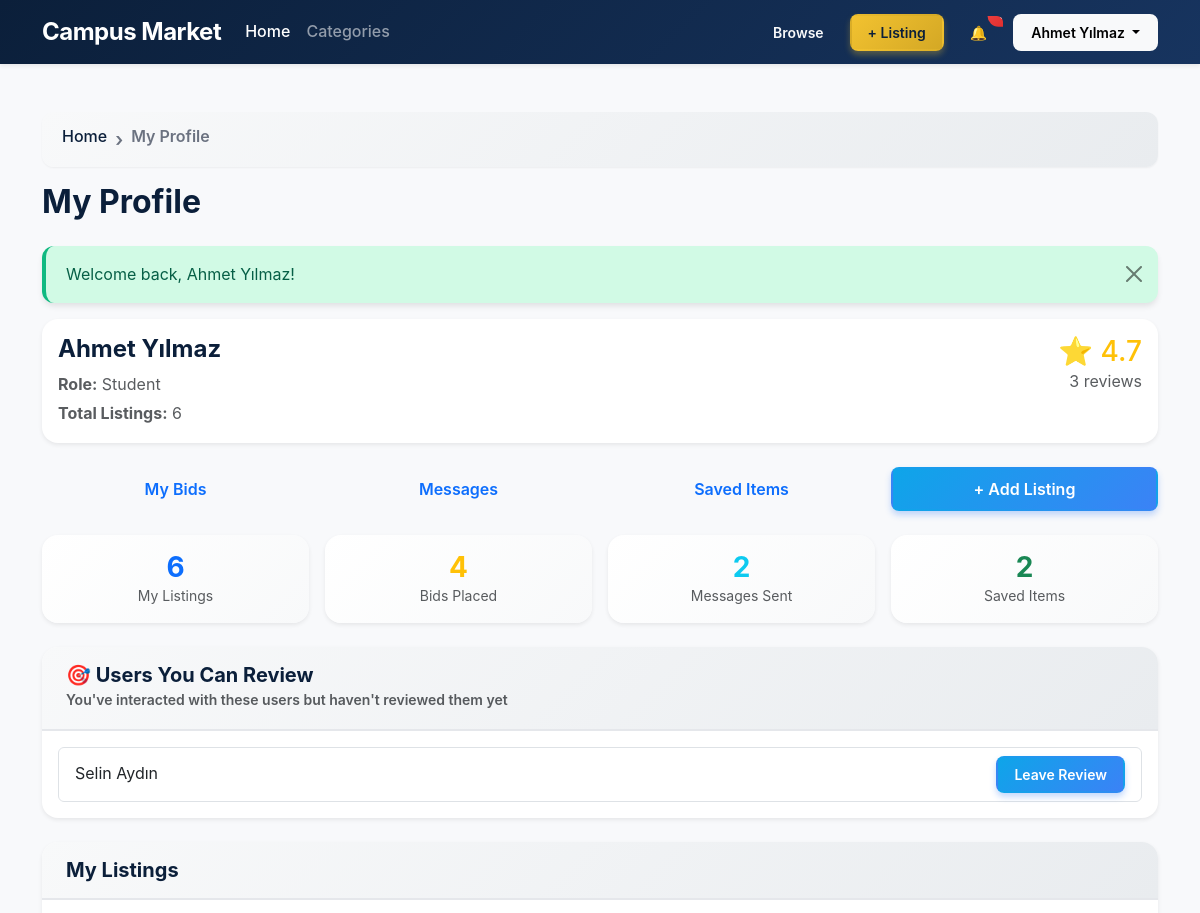
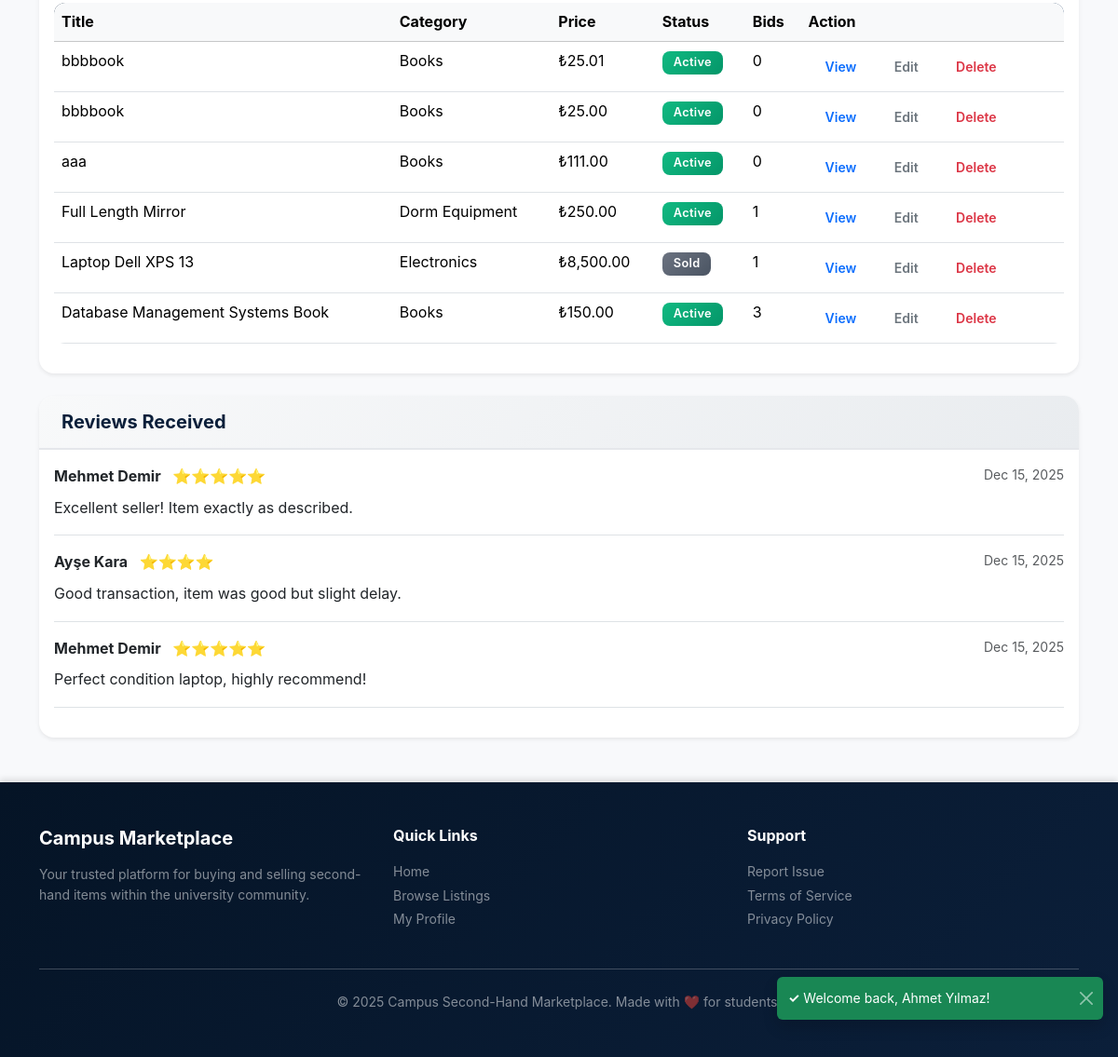
Page /pages/profile.php (signed in) on the committed database (2 pictures, top to bottom).
### tables this page shows
CREATE TABLE `User` (
  `UserID` int NOT NULL AUTO_INCREMENT,
  `Name` varchar(100) NOT NULL,
  `Email` varchar(100) NOT NULL,
  `Password` varchar(255) NOT NULL,
  `Phone` varchar(20) DEFAULT NULL,
  `RoleID` int NOT NULL,
  PRIMARY KEY (`UserID`),
  UNIQUE KEY `Email` (`Email`),
  KEY `fk_user_role` (`RoleID`),
  CONSTRAINT `fk_user_role` FOREIGN KEY (`RoleID`) REFERENCES `Role` (`RoleID`) ON DELETE RESTRICT ON UPDATE CASCADE
);

CREATE TABLE `Product_Listing` (
  `ListingID` int NOT NULL AUTO_INCREMENT,
  `Title` varchar(200) NOT NULL,
  `Description` text,
  `Price` decimal(10,2) NOT NULL,
  `Status` varchar(20) NOT NULL DEFAULT 'Active',
  `SellerID` int NOT NULL,
  `CategoryID` int NOT NULL,
  PRIMARY KEY (`ListingID`),
  KEY `fk_listing_seller` (`SellerID`),
  KEY `fk_listing_category` (`CategoryID`),
  CONSTRAINT `fk_listing_category` FOREIGN KEY (`CategoryID`) REFERENCES `Category` (`CategoryID`) ON DELETE RESTRICT ON UPDATE CASCADE,
  CONSTRAINT `fk_listing_seller` FOREIGN KEY (`SellerID`) REFERENCES `User` (`UserID`) ON DELETE RESTRICT ON UPDATE CASCADE,
  CONSTRAINT `chk_listing_status` CHECK ((`Status` in (_utf8mb4'Active',_utf8mb4'Sold',_utf8mb4'Pending',_utf8mb4'Removed')))
);

CREATE TABLE `Category` (
  `CategoryID` int NOT NULL AUTO_INCREMENT,
  `CategoryName` varchar(50) NOT NULL UNIQUE,
  PRIMARY KEY (`CategoryID`)
);

CREATE TABLE `Review` (
  `ReviewID` int NOT NULL AUTO_INCREMENT,
  `Rating` int NOT NULL,
  `Comment` text,
  `ReviewDate` datetime NOT NULL DEFAULT CURRENT_TIMESTAMP,
  `ReviewerID` int NOT NULL,
  `RevieweeID` int NOT NULL,
  PRIMARY KEY (`ReviewID`),
  KEY `fk_review_reviewer` (`ReviewerID`),
  KEY `fk_review_reviewee` (`RevieweeID`),
  CONSTRAINT `fk_review_reviewee` FOREIGN KEY (`RevieweeID`) REFERENCES `User` (`UserID`) ON DELETE CASCADE ON UPDATE CASCADE,
  CONSTRAINT `fk_review_reviewer` FOREIGN KEY (`ReviewerID`) REFERENCES `User` (`UserID`) ON DELETE CASCADE ON UPDATE CASCADE,
  CONSTRAINT `chk_review_rating` CHECK ((`Rating` between 1 and 5))
);

### includes/functions.php (called while the page is built, shortened)
<?php
function hasRole(string $roleName): bool
{
    $storedRole = $_SESSION['user_role_name'] ?? null;
    return $storedRole !== null && strcasecmp($storedRole, $roleName) === 0;
}

### config/config.php (called while the page is built, shortened)
<?php
function base_url(string $path = ''): string {
    return BASE_URL . $path;
}

### pages/profile.php (the view, shortened to what this page needs)
<?php
require_once __DIR__ . '/../config/db.php';
require_once __DIR__ . '/../includes/functions.php';
$userListings = [];
$userReviews = [];
$averageRating = 0;
$userStats = [];
$usersCanReview = [];
$successMessage = '';
if (isset($_SESSION['success_message'])) {
    $successMessage = $_SESSION['success_message'];
}
try {
    $listingsSql = <<<SQL
    SELECT
        PL.ListingID,
        PL.Title,
        PL.Price,
        PL.Status,
        C.CategoryName,
        COUNT(B.BidID) AS BidCount
    FROM Product_Listing PL
    INNER JOIN Category C ON C.CategoryID = PL.CategoryID
    LEFT JOIN Bid B ON B.ListingID = PL.ListingID
    WHERE PL.SellerID = :user_id AND PL.Status != 'Removed'
    GROUP BY PL.ListingID
    ORDER BY PL.ListingID DESC;
    SQL;
    $listingsStmt = $pdo->prepare($listingsSql);
    $listingsStmt->bindValue(':user_id', $_SESSION['user_id'], PDO::PARAM_INT);
    $listingsStmt->execute();
    $userListings = $listingsStmt->fetchAll();
    $reviewsSql = <<<SQL
    SELECT
        R.ReviewID,
        R.Rating,
        R.Comment,
        R.ReviewDate,
        U.Name AS ReviewerName
    FROM Review R
    INNER JOIN User U ON U.UserID = R.ReviewerID
    WHERE R.RevieweeID = :user_id
    ORDER BY R.ReviewDate DESC;
    SQL;
    $reviewsStmt = $pdo->prepare($reviewsSql);
    $reviewsStmt->bindValue(':user_id', $_SESSION['user_id'], PDO::PARAM_INT);
    $reviewsStmt->execute();
    $userReviews = $reviewsStmt->fetchAll();
    if (!empty($userReviews)) {
        $totalRating = array_sum(array_column($userReviews, 'Rating'));
        $averageRating = round($totalRating / count($userReviews), 1);
    }
    $userStats['total_bids'] = $pdo->prepare("SELECT COUNT(*) as total FROM Bid WHERE BuyerID = :user_id");
    $userStats['total_bids']->execute([':user_id' => $_SESSION['user_id']]);
    $userStats['total_bids'] = (int)$userStats['total_bids']->fetch()['total'];
    $userStats['messages_sent'] = $pdo->prepare("SELECT COUNT(*) as total FROM Message WHERE SenderID = :user_id");
    $userStats['messages_sent']->execute([':user_id' => $_SESSION['user_id']]);
    $userStats['messages_sent'] = (int)$userStats['messages_sent']->fetch()['total'];
    $userStats['saved_items'] = $pdo->prepare("SELECT COUNT(*) as total FROM Saved_Item WHERE UserID = :user_id");
    $userStats['saved_items']->execute([':user_id' => $_SESSION['user_id']]);
    $userStats['saved_items'] = (int)$userStats['saved_items']->fetch()['total'];
    $canReviewSql = <<<SQL
    SELECT DISTINCT U.UserID, U.Name
    FROM User U
    WHERE U.UserID != :current_user_id
    AND U.UserID IN (
        SELECT DISTINCT PL.SellerID
        FROM Bid B
        INNER JOIN Product_Listing PL ON PL.ListingID = B.ListingID
        WHERE B.BuyerID = :current_user_id_bid
        UNION
        SELECT DISTINCT M.ReceiverID
        FROM Message M
        WHERE M.SenderID = :current_user_id_msg_sender
        UNION
        SELECT DISTINCT M.SenderID
        FROM Message M
        WHERE M.ReceiverID = :current_user_id_msg_receiver
    )
    AND U.UserID NOT IN (
        SELECT RevieweeID
        FROM Review
        WHERE ReviewerID = :current_user_id_review
    )
    LIMIT 10;
    SQL;
    $canReviewStmt = $pdo->prepare($canReviewSql);
    $canReviewStmt->bindValue(':current_user_id', $_SESSION['user_id'], PDO::PARAM_INT);
    $canReviewStmt->bindValue(':current_user_id_bid', $_SESSION['user_id'], PDO::PARAM_INT);
    $canReviewStmt->bindValue(':current_user_id_msg_sender', $_SESSION['user_id'], PDO::PARAM_INT);
    $canReviewStmt->bindValue(':current_user_id_msg_receiver', $_SESSION['user_id'], PDO::PARAM_INT);
    $canReviewStmt->bindValue(':current_user_id_review', $_SESSION['user_id'], PDO::PARAM_INT);
    $canReviewStmt->execute();
    $usersCanReview = $canReviewStmt->fetchAll();
} catch (PDOException $e) {
    $errorMessage = 'Failed to load profile: ' . htmlspecialchars($e->getMessage(), ENT_QUOTES, 'UTF-8');
}
require_once __DIR__ . '/../includes/header.php';
?>
<main class="container py-5">
    <nav aria-label="breadcrumb" class="mb-3">
        <ol class="breadcrumb">
            <li class="breadcrumb-item"><a href="/campus-marketplace/">Home</a></li>
            <li class="breadcrumb-item active" aria-current="page">My Profile</li>
        </ol>
    </nav>
    <h2 class="mb-4">My Profile</h2>
    <?php if ($successMessage !== ''): ?>
        <div class="alert alert-success alert-dismissible fade show" role="alert">
            <?php echo $successMessage; ?>
            <button type="button" class="btn-close" data-bs-dismiss="alert" aria-label="Close"></button>
        </div>
    <?php endif; ?>
    <div class="card shadow-sm mb-4">
        <div class="card-body">
            <div class="row">
                <div class="col-md-8">
                    <h4><?php echo htmlspecialchars($_SESSION['user_name'] ?? 'User', ENT_QUOTES, 'UTF-8'); ?></h4>
                    <p class="text-muted mb-1">
                        <strong>Role:</strong> <?php echo htmlspecialchars($_SESSION['user_role_name'] ?? 'N/A', ENT_QUOTES, 'UTF-8'); ?>
                    </p>
                    <p class="text-muted mb-0">
                        <strong>Total Listings:</strong> <?php echo count($userListings); ?>
                    </p>
                </div>
                <div class="col-md-4 text-md-end">
                    <?php if (!empty($userReviews)): ?>
                        <div class="mb-2">
                            <span class="h3 text-warning">⭐ <?php echo $averageRating; ?></span>
                            <p class="text-muted mb-0"><?php echo count($userReviews); ?> review<?php echo count($userReviews) !== 1 ? 's' : ''; ?></p>
                        </div>
                    <?php else: ?>
                        <p class="text-muted">No reviews yet</p>
                    <?php endif; ?>
                </div>
            </div>
        </div>
    </div>
    <div class="row g-3 mb-4">
        <div class="col-md-3">
            <a href="/campus-marketplace/pages/my-bids.php" class="btn btn-outline-primary w-100">My Bids</a>
        </div>
        <div class="col-md-3">
            <a href="/campus-marketplace/pages/messages.php" class="btn btn-outline-primary w-100">Messages</a>
        </div>
        <div class="col-md-3">
            <a href="/campus-marketplace/pages/saved-items.php" class="btn btn-outline-primary w-100">Saved Items</a>
        </div>
        <?php if (hasRole('Student')): ?>
            <div class="col-md-3">
                <a href="/campus-marketplace/pages/add-listing.php" class="btn btn-primary w-100">+ Add Listing</a>
            </div>
        <?php endif; ?>
    </div>
    <div class="row g-3 mb-4">
        <div class="col-md-3">
            <div class="card shadow-sm text-center">
                <div class="card-body">
                    <h3 class="text-primary mb-0"><?php echo count($userListings); ?></h3>
                    <p class="text-muted small mb-0">My Listings</p>
                </div>
            </div>
        </div>
        <div class="col-md-3">
            <div class="card shadow-sm text-center">
                <div class="card-body">
                    <h3 class="text-warning mb-0"><?php echo $userStats['total_bids'] ?? 0; ?></h3>
                    <p class="text-muted small mb-0">Bids Placed</p>
                </div>
            </div>
        </div>
        <div class="col-md-3">
            <div class="card shadow-sm text-center">
                <div class="card-body">
                    <h3 class="text-info mb-0"><?php echo $userStats['messages_sent'] ?? 0; ?></h3>
                    <p class="text-muted small mb-0">Messages Sent</p>
                </div>
            </div>
        </div>
        <div class="col-md-3">
            <div class="card shadow-sm text-center">
                <div class="card-body">
                    <h3 class="text-success mb-0"><?php echo $userStats['saved_items'] ?? 0; ?></h3>
                    <p class="text-muted small mb-0">Saved Items</p>
                </div>
            </div>
        </div>
    </div>
    <?php if (!empty($usersCanReview)): ?>
        <div class="card shadow-sm mb-4">
            <div class="card-header">
                <h5 class="mb-0">🎯 Users You Can Review</h5>
                <small class="text-muted">You've interacted with these users but haven't reviewed them yet</small>
            </div>
            <div class="card-body">
                <div class="list-group">
                    <?php foreach ($usersCanReview as $reviewableUser): ?>
                        <div class="list-group-item d-flex justify-content-between align-items-center">
                            <span><?php echo htmlspecialchars($reviewableUser['Name'], ENT_QUOTES, 'UTF-8'); ?></span>
                            <a href="/campus-marketplace/pages/leave-review.php?reviewee_id=<?php echo $reviewableUser['UserID']; ?>"
                               class="btn btn-sm btn-primary">Leave Review</a>
                        </div>
                    <?php endforeach; ?>
                </div>
            </div>
        </div>
    <?php endif; ?>
    <div class="card shadow-sm mb-4">
        <div class="card-header">
            <h5 class="mb-0">My Listings</h5>
        </div>
        <div class="card-body">
            <?php if (empty($userListings)): ?>
                <div class="text-center py-4">
                    <div style="font-size: 3rem; opacity: 0.5;">📦</div>
                    <p class="text-muted mb-2">You haven't created any listings yet.</p>
                    <?php if (hasRole('Student')): ?>
                        <a href="/campus-marketplace/pages/add-listing.php" class="btn btn-sm btn-primary">Create Your First Listing</a>
                    <?php endif; ?>
                </div>
            <?php else: ?>
                <div class="table-responsive">
                    <table class="table table-hover">
                        <thead class="table-light">
                            <tr>
                                <th>Title</th>
                                <th>Category</th>
                                <th>Price</th>
                                <th>Status</th>
                                <th>Bids</th>
                                <th>Action</th>
                            </tr>
                        </thead>
                        <tbody>
                            <?php foreach ($userListings as $listing): ?>
                                <tr>
                                    <td><?php echo htmlspecialchars($listing['Title'], ENT_QUOTES, 'UTF-8'); ?></td>
                                    <td><?php echo htmlspecialchars($listing['CategoryName'], ENT_QUOTES, 'UTF-8'); ?></td>
                                    <td>₺<?php echo number_format((float)$listing['Price'], 2); ?></td>
                                    <td>
                                        <span class="badge bg-<?php echo $listing['Status'] === 'Active' ? 'success' : 'secondary'; ?>">
                                            <?php echo htmlspecialchars($listing['Status'], ENT_QUOTES, 'UTF-8'); ?>
                                        </span>
                                    </td>
                                    <td><?php echo $listing['BidCount']; ?></td>
                                    <td>
                                        <a href="/campus-marketplace/pages/listing-detail.php?id=<?php echo $listing['ListingID']; ?>"
                                           class="btn btn-sm btn-outline-primary">View</a>
                                        <a href="/campus-marketplace/pages/edit-listing.php?id=<?php echo $listing['ListingID']; ?>"
                                           class="btn btn-sm btn-outline-secondary">Edit</a>
                                        <form method="post" action="<?= base_url('/pages/delete-listing.php') ?>" class="d-inline"
                                              onsubmit="return confirm('Are you sure you want to delete &quot;<?php echo htmlspecialchars($listing['Title'], ENT_QUOTES, 'UTF-8'); ?>&quot;?\n\nThis listing will be marked as removed and will no longer appear in your active listings.');">
                                            <button type="submit" class="btn btn-sm btn-outline-danger">Delete</button>
                                        </form>
                                    </td>
                                </tr>
                            <?php endforeach; ?>
                        </tbody>
                    </table>
                </div>
            <?php endif; ?>
        </div>
    </div>
    <div class="card shadow-sm">
        <div class="card-header">
            <h5 class="mb-0">Reviews Received</h5>
        </div>
        <div class="card-body">
            <?php if (empty($userReviews)): ?>
                <div class="text-center py-4">
                    <div style="font-size: 3rem; opacity: 0.5;">⭐</div>
                    <p class="text-muted mb-0">No reviews yet. Complete transactions to receive reviews!</p>
                </div>
            <?php else: ?>
                <?php foreach ($userReviews as $review): ?>
                    <div class="border-bottom pb-3 mb-3">
                        <div class="d-flex justify-content-between">
                            <div>
                                <strong><?php echo htmlspecialchars($review['ReviewerName'], ENT_QUOTES, 'UTF-8'); ?></strong>
                                <span class="text-warning ms-2">
                                    <?php echo str_repeat('⭐', (int)$review['Rating']); ?>
                                </span>
                            </div>
                            <small class="text-muted"><?php echo date('M d, Y', strtotime($review['ReviewDate'])); ?></small>
                        </div>
                        <?php if ($review['Comment']): ?>
                            <p class="mb-0 mt-2"><?php echo nl2br(htmlspecialchars($review['Comment'], ENT_QUOTES, 'UTF-8')); ?></p>
                        <?php endif; ?>
                    </div>
                <?php endforeach; ?>
            <?php endif; ?>
        </div>
    </div>
</main>
<?php require_once __DIR__ . '/../includes/footer.php'; ?>

### rows in the picture
user: Name "Selin Aydın"
product_listing: Title "bbbbook", CategoryID.CategoryName "Books", Price "25.01", Status "Active", BidCount "0"
product_listing: Title "bbbbook", CategoryID.CategoryName "Books", Price "25.00", Status "Active", BidCount "0"
product_listing: Title "aaa", CategoryID.CategoryName "Books", Price "111.00", Status "Active", BidCount "0"
product_listing: Title "Full Length Mirror", CategoryID.CategoryName "Dorm Equipment", Price "250.00", Status "Active", BidCount "1"
product_listing: Title "Laptop Dell XPS 13", CategoryID.CategoryName "Electronics", Price "8,500.00", Status "Sold", BidCount "1"
product_listing: Title "Database Management Systems Book", CategoryID.CategoryName "Books", Price "150.00", Status "Active", BidCount "3"
review: ReviewerID.Name "Mehmet Demir", Rating "⭐⭐⭐⭐⭐", ReviewDate "Dec 15, 2025", Comment "Excellent seller! Item exactly as described."
review: ReviewerID.Name "Ayşe Kara", Rating "⭐⭐⭐⭐", ReviewDate "Dec 15, 2025", Comment "Good transaction, item was good but slight delay."
review: ReviewerID.Name "Mehmet Demir", Rating "⭐⭐⭐⭐⭐", ReviewDate "Dec 15, 2025", Comment "Perfect condition laptop, highly recommend!"

### other values in the picture
cleanInput($currentUser ?? 'User') "Ahmet Yılmaz"
$successMessage "Welcome back, Ahmet Yılmaz!"
$_SESSION['user_name'] "Ahmet Yılmaz"
$_SESSION['user_role_name'] "Student"
count($userListings) "6"
$averageRating "4.7"
count($userReviews) "3"
$userStats['total_bids'] "4"
$userStats['messages_sent'] "2"
$userStats['saved_items'] "2"
